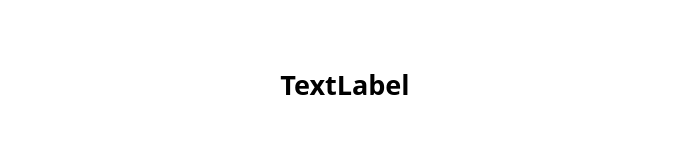
<?xml version="1.0" encoding="UTF-8"?>
<ui version="4.0">
 <class>WindowOut</class>
 <widget class="QDialog" name="WindowOut">
  <property name="windowModality">
   <enum>Qt::WindowModal</enum>
  </property>
  <property name="geometry">
   <rect>
    <x>0</x>
    <y>0</y>
    <width>690</width>
    <height>168</height>
   </rect>
  </property>
  <property name="minimumSize">
   <size>
    <width>690</width>
    <height>168</height>
   </size>
  </property>
  <property name="maximumSize">
   <size>
    <width>690</width>
    <height>168</height>
   </size>
  </property>
  <property name="windowTitle">
   <string>WindowOut</string>
  </property>
  <property name="styleSheet">
   <string notr="true">background-color: rgb(255, 255, 255);</string>
  </property>
  <layout class="QVBoxLayout" name="verticalLayout">
   <item>
    <widget class="QLabel" name="label">
     <property name="font">
      <font>
       <family>幼圆</family>
       <pointsize>20</pointsize>
       <weight>75</weight>
       <bold>true</bold>
      </font>
     </property>
     <property name="styleSheet">
      <string notr="true">background-color: rgb(255, 255, 255);</string>
     </property>
     <property name="text">
      <string>TextLabel</string>
     </property>
     <property name="alignment">
      <set>Qt::AlignCenter</set>
     </property>
    </widget>
   </item>
  </layout>
 </widget>
 <layoutdefault spacing="6" margin="11"/>
 <resources/>
 <connections/>
</ui>
